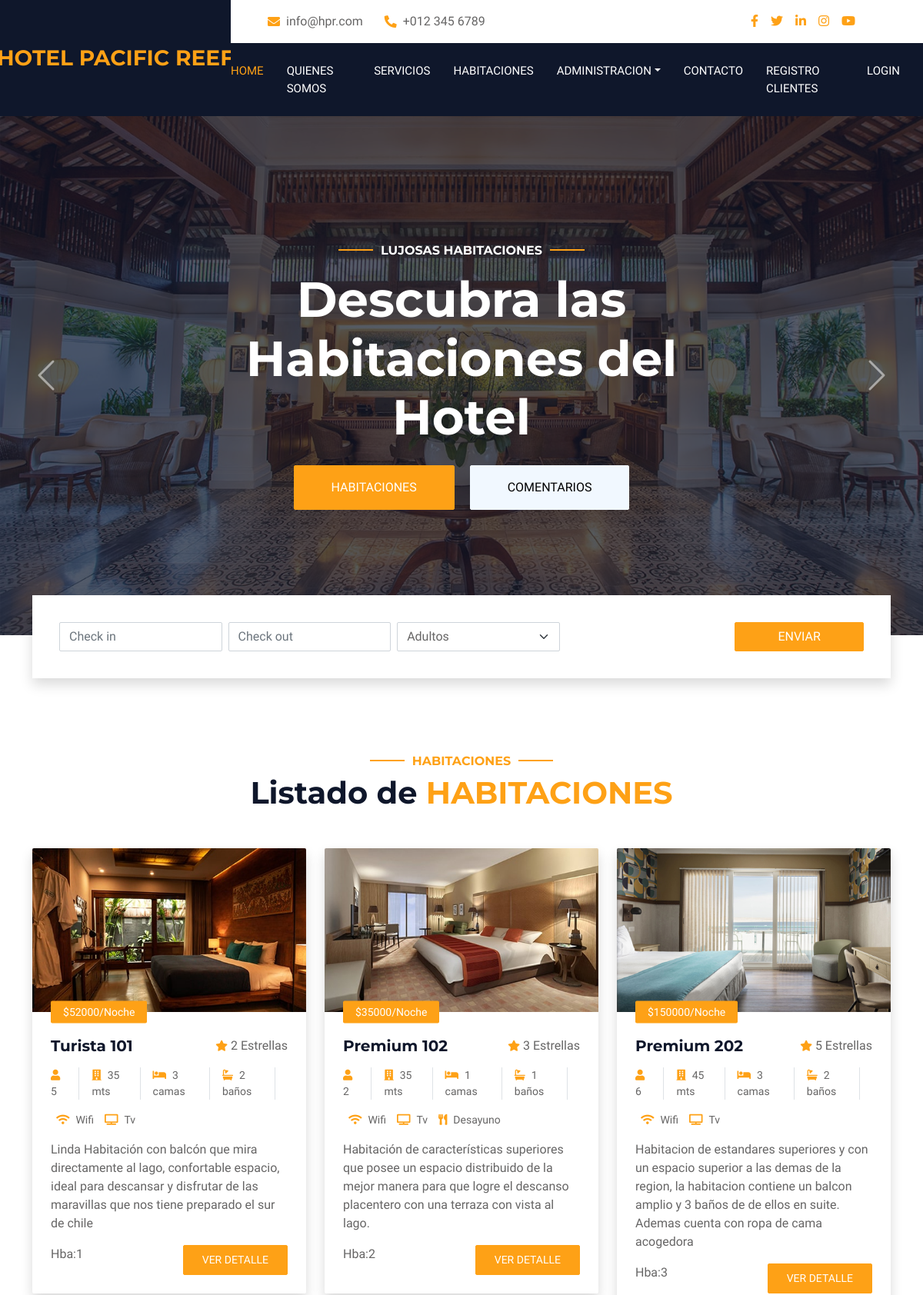
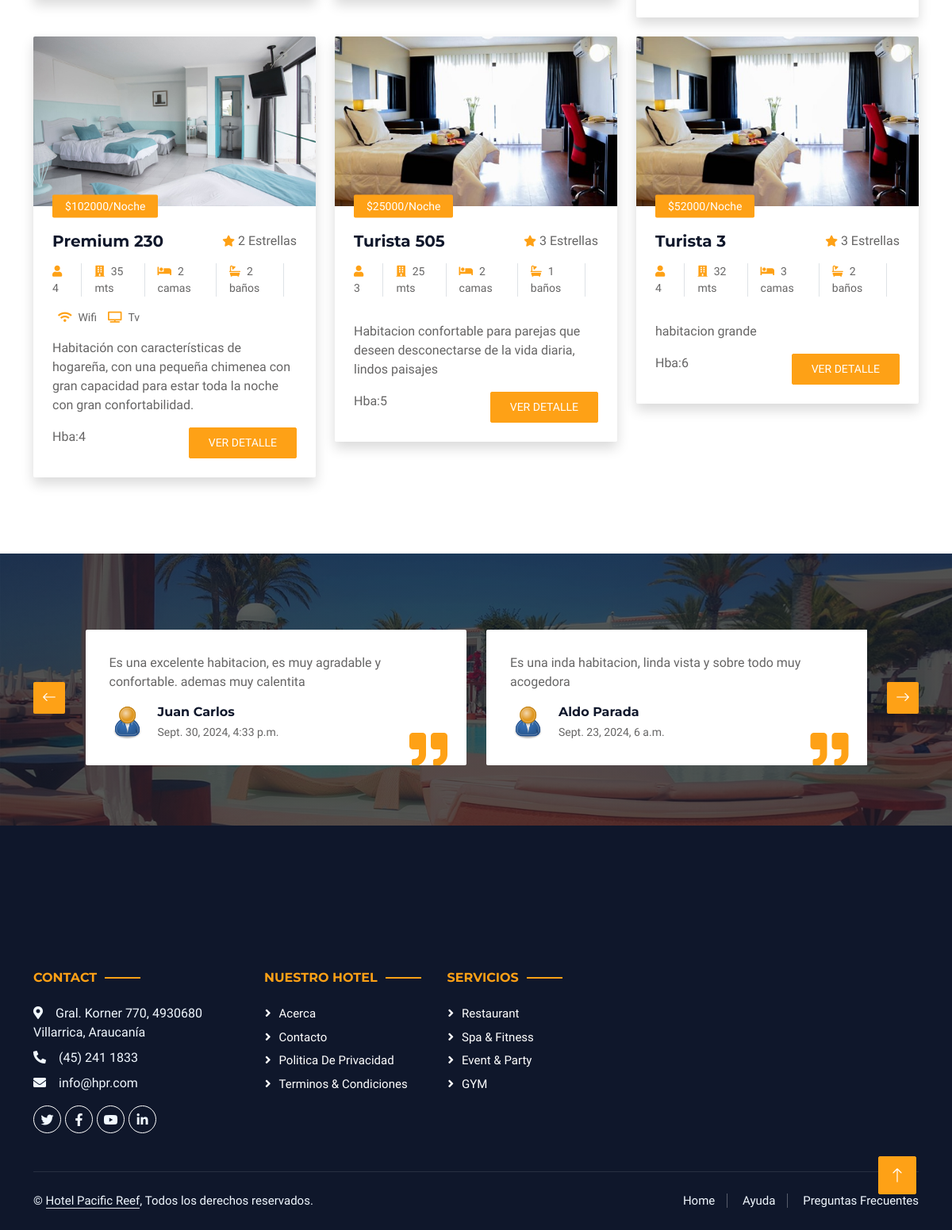
The page /habitaciones on the database its author committed (2 pictures, top to bottom).
### web/models.py (models this page shows, shortened)
class Habitacion(models.Model):
    id_h = models.AutoField(primary_key=True)
    piso = models.DecimalField(max_digits=3, decimal_places=0 )
    numero = models.DecimalField(max_digits=3, decimal_places=0 )
    cant_personas = models.DecimalField(max_digits=3, decimal_places=0 )
    habitaciones = models.DecimalField(max_digits=2, decimal_places=0 )
    banos = models.DecimalField(max_digits=2, decimal_places=0 )
    metros = models.DecimalField(max_digits=3, decimal_places=0 )
    wifi = models.CharField(max_length=1 )
    tv_cable = models.CharField(max_length=1 )
    desayuno = models.CharField(max_length=1 )
    precio_noche = models.DecimalField(max_digits=6, decimal_places=0 )
    descripcion = models.TextField(max_length=300 )
    activa = models.CharField(max_length=1 )
    num_star = models.DecimalField(max_digits=1,default=2, decimal_places=0 )
    imagen = models.ImageField(upload_to='fotos',default='fotos/no_disponible.jpg')
    id_th = models.ForeignKey('TipoHabitacion', models.DO_NOTHING, db_column='id_th' )
    class Meta:
        db_table = 'habitacion'

class TipoHabitacion(models.Model):
    id_th = models.AutoField(primary_key=True)
    descripcion = models.CharField(max_length=45 )
    precio = models.DecimalField(max_digits=6, decimal_places=0 )
    class Meta:
        db_table = 'tipo_habitacion'

class Comentario(models.Model):
    id_comen = models.AutoField(primary_key=True)
    id_h = models.ForeignKey(Habitacion, models.DO_NOTHING, db_column='id_h' )
    fecha_creacion = models.DateTimeField()
    nombre=models.CharField(max_length=45 )
    correo = models.CharField(max_length=120 )
    comentario = models.CharField(max_length=220 )
    class Meta:
        db_table = 'comentario'

### web/views.py (the view)
# urls.py: path('habitaciones',habitaciones,name='HA'),
def habitaciones(request):
    lista_habitaciones=Habitacion.objects.all()
    contexto={'lista':lista_habitaciones}
    contexto['loop_times'] = range(1, 2)
    comentarios=Comentario.objects.all()
    contexto['comentarios']=comentarios
    return render(request,"room.html",contexto)

### web/templates/room.html (shortened to what this page needs)
{% extends "base.html" %}
{% load static %}
{% block contenido %}
        <div class="container-fluid booking pb-5 wow fadeIn" data-wow-delay="0.1s">
            <div class="container">
                <div class="bg-white shadow" style="padding: 35px;">
                    <form action="" method="post">
                    <div class="row g-2">
                        <div class="col-md-10">
                            <div class="row g-2">
                                <div class="col-md-3">
                                    <div class="date" id="date1" data-target-input="nearest">
                                        <input type="text" class="form-control datetimepicker-input" name="date1"
                                            placeholder="Check in" data-target="#date1" data-toggle="datetimepicker" />
                                    </div>
                                </div>
                                <div class="col-md-3">
                                    <div class="date" id="date2" data-target-input="nearest">
                                        <input type="text" class="form-control datetimepicker-input" name="date2" placeholder="Check out" data-target="#date2" data-toggle="datetimepicker"/>
                                    </div>
                                </div>
                                <div class="col-md-3">
                                    <select class="form-select" name="adultos">
                                        <option selected>Adultos</option>
                                    </select>
                                </div>
                            </div>
                        </div>
                        <div class="col-md-2">
                            <button class="btn btn-primary w-100">Enviar</button>
                        </div>
                    </div>
                </div>
            </div>
        </div>
        <div class="container-xxl py-5">
            <div class="container">
                <div class="text-center wow fadeInUp" data-wow-delay="0.1s">
                    <h6 class="section-title text-center text-primary text-uppercase">Habitaciones</h6>
                    <h1 class="mb-5">Listado de <span class="text-primary text-uppercase">Habitaciones</span></h1>
                </div>
                <div class="row g-4">
                    {% for hab in lista %}
                    <div class="col-lg-4 col-md-6 wow fadeInUp" data-wow-delay="0.1s">
                        <div class="room-item shadow rounded overflow-hidden">
                            <div class="position-relative">
                                <img class="img-fluid" src="{{hab.imagen.url}}" alt="">
                                <small class="position-absolute start-0 top-100 translate-middle-y bg-primary text-white rounded py-1 px-3 ms-4">${{hab.precio_noche}}/Noche</small>
                            </div>
                            <div class="p-4 mt-2">
                                <div class="d-flex justify-content-between mb-3">
                                    <h5 class="mb-0">{{hab.id_th.descripcion}} {{hab.numero}}</h5>
                                    <div class="ps-2">
                                        {% for c in loop_times %}
                                            <small class="fa fa-star text-primary"></small>
                                        {% endfor %}
                                        {{hab.num_star}} Estrellas
                                    </div>
                                </div>
                                <div class="d-flex mb-3">
                                    <small class="border-end me-3 pe-3"><i class="fa fa-user text-primary me-2"></i>{{hab.cant_personas}}</small>
                                    <small class="border-end me-3 pe-3"><i class="fa fa-building text-primary me-2"></i>{{hab.metros}} mts</small>
                                    <small class="border-end me-3 pe-3"><i class="fa fa-bed text-primary me-2"></i>{{hab.habitaciones}} camas</small>
                                    <small class="border-end me-3 pe-3"><i class="fa fa-bath text-primary me-2"></i>{{hab.banos}} baños</small>
                                </div>
                                <div class="d-flex mb-3">
                                    {% if hab.wifi == 's' %}
                                        <small>&nbsp; <i class="fa fa-wifi text-primary me-2"></i>Wifi &nbsp;</small>
                                    {% endif %}
                                    {% if hab.tv_cable == 's' %}
                                        <small>&nbsp; <i class="fa fa-tv text-primary me-2"></i>Tv &nbsp;</small>
                                    {% endif %}
                                    {% if hab.desayuno == 's' %}
                                        <small>&nbsp; <i class="fa fa-utensils text-primary me-2"></i>Desayuno &nbsp;</small>
                                    {% endif %}
                                </div>
                                <p class="text-body mb-3">
                                    {{hab.descripcion}}
                                </p>
                                <div class="d-flex justify-content-between">
                                    Hba:{{hab.id_h}}
                                    <a class="btn btn-sm btn-primary rounded py-2 px-4" href="{% url 'DA' hab.id_h %}">Ver Detalle</a>
                                </div>
                            </div>
                        </div>
                    </div>
                     {% endfor %}
                </div>
            </div>
        </div>
        <div class="container-xxl testimonial mt-5 py-5 bg-dark wow zoomIn" data-wow-delay="0.1s" style="margin-bottom: 90px;">
            <div class="container">
                <div class="owl-carousel testimonial-carousel py-5">
                    {% for com in comentarios %}
                    <div class="testimonial-item position-relative bg-white rounded overflow-hidden">
                        <p> {{com.comentario}} </p>
                        <div class="d-flex align-items-center">
                            <img class="img-fluid flex-shrink-0 rounded" src="{% static 'img/user.png' %}" style="width: 45px; height: 45px;">
                            <div class="ps-3">
                                <h6 class="fw-bold mb-1">{{com.nombre}}</h6>
                                <small> {{com.fecha_creacion}}</small>
                            </div>
                        </div>
                        <i class="fa fa-quote-right fa-3x text-primary position-absolute end-0 bottom-0 me-4 mb-n1"></i>
                    </div>
                    {% endfor %}
                </div>
            </div>
        </div>
{% endblock contenido %}

### web/static/css/style.css (style rules this page uses)
:root { --primary: #FEA116; --light: #F1F8FF; --dark: #0F172B; }
.btn { font-weight: 500; text-transform: uppercase; transition: .5s; }
.btn.btn-primary, .btn.btn-secondary { color: #FFFFFF; }
.booking { position: relative; margin-top: -100px !important; z-index: 1; }
.section-title { position: relative; display: inline-block; }
.section-title::before { position: absolute; content: ""; width: 45px; height: 2px; top: 50%; left: -55px; margin-top: -1px; background: var(--primary); }
.section-title::after { position: absolute; content: ""; width: 45px; height: 2px; top: 50%; right: -55px; margin-top: -1px; background: var(--primary); }
.testimonial { background: linear-gradient(rgba(15, 23, 43, .7), rgba(15, 23, 43, .7)), url(../img/carousel-2.jpg); background-position: center center; background-repeat: no-repeat; background-size: cover; }
.testimonial-carousel { padding-left: 65px; padding-right: 65px; }
.testimonial-carousel .testimonial-item { padding: 30px; }

### rows shown on the page
Habitacion: imagen (picture), precio_noche "52000", id_th.descripcion "Turista", numero "101", num_star "2", cant_personas "5", metros "35", habitaciones "3", banos "2", wifi "s" (drawn), tv_cable "s" (drawn), descripcion "Linda Habitación con balcón que mira directamente al lago, confortable espacio, ideal para descansar y disfrutar de las maravillas que nos tiene preparado el sur de chile", id_h "1"
Habitacion: imagen (picture), precio_noche "35000", id_th.descripcion "Premium", numero "102", num_star "3", cant_personas "2", metros "35", habitaciones "1", banos "1", wifi "s" (drawn), tv_cable "s" (drawn), desayuno "s" (drawn), descripcion "Habitación de características superiores que posee un espacio distribuido de la mejor manera para que logre el descanso placentero con una terraza con vista al lago.", id_h "2"
Habitacion: imagen (picture), precio_noche "150000", id_th.descripcion "Premium", numero "202", num_star "5", cant_personas "6", metros "45", habitaciones "3", banos "2", wifi "s" (drawn), tv_cable "s" (drawn), descripcion "Habitacion de estandares superiores y con un espacio superior a las demas de la region, la habitacion contiene un balcon amplio y 3 baños de de ellos en suite. Ademas cuenta con ropa de cama acogedora", id_h "3"
Habitacion: imagen (picture), precio_noche "102000", id_th.descripcion "Premium", numero "230", num_star "2", cant_personas "4", metros "35", habitaciones "2", banos "2", wifi "s" (drawn), tv_cable "s" (drawn), descripcion "Habitación con características de hogareña, con una pequeña chimenea con gran capacidad para estar toda la noche con gran confortabilidad.", id_h "4"
Habitacion: imagen (picture), precio_noche "25000", id_th.descripcion "Turista", numero "505", num_star "3", cant_personas "3", metros "25", habitaciones "2", banos "1", descripcion "Habitacion confortable para parejas que deseen desconectarse de la vida diaria, lindos paisajes", id_h "5"
Habitacion: imagen (picture), precio_noche "52000", id_th.descripcion "Turista", numero "3", num_star "3", cant_personas "4", metros "32", habitaciones "3", banos "2", descripcion "habitacion grande", id_h "6"
Comentario: comentario "Es una excelente habitacion, es muy agradable y confortable. ademas muy calentita", nombre "Juan Carlos", fecha_creacion "Sept. 30, 2024, 4:33 p.m."
Comentario: comentario "Es una inda habitacion, linda vista y sobre todo muy acogedora", nombre "Aldo Parada", fecha_creacion "Sept. 23, 2024, 6 a.m."
